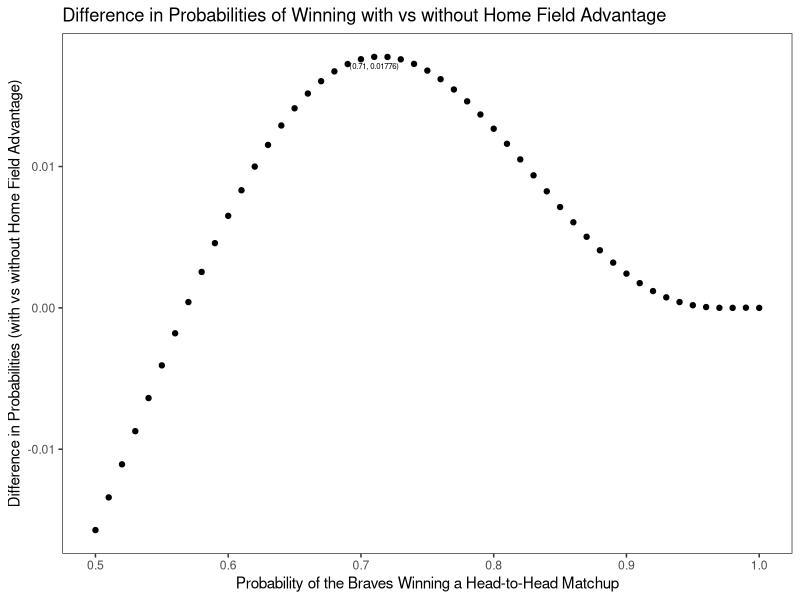
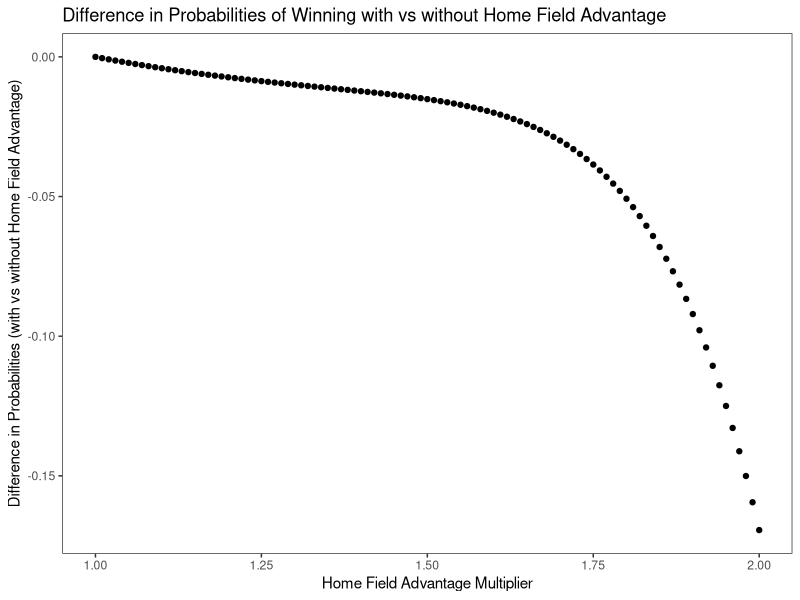

Here is the R script that generated these plots, in order:
## ---- chunk 1
knitr::opts_chunk$set(echo = TRUE)
## ---- chunk 2
library(tidyverse)
require(dplyr)
require(data.table)
# Get all possible outcomes
apo <- fread("all-possible-world-series-outcomes.csv")
head(apo)
## ---- chunk 3
# Home field indicator
hfi <- c(0,0,1,1,1,0,0) # {NYC, NYC, ATL, ATL, ATL, NYC, NYC} Set 0 for NYC, 1 for ATL

# P_B
pb <- 0.55
advantage_multiplier <- 1.1 # Set = 1 for no advantage
pbh <- 0.55*advantage_multiplier
pba <- 1 - (1 - 0.55)*advantage_multiplier
## ---- chunk 4
# Calculate the probability of each possible outcome
apo[, p := NA_real_] # Initialize new column in apo to store prob
for(i in 1:nrow(apo)){
  prob_game <- rep(1, 7)
  for(j in 1:7){
    p_win <- ifelse(hfi[j], pbh, pba)
    prob_game[j] <- case_when(
        apo[i,j,with=FALSE] == "W" ~ p_win
      , apo[i,j,with=FALSE] == "L" ~ 1 - p_win
      , TRUE ~ 1
    )
  }
  apo[i, p := prod(prob_game)] # Data.table syntax
}

# Sanity check: does sum(p) == 1?
#apo[, sum(p)] # This is data.table notation

# Probability of overall World Series outcomes with home advantage
ap_apo <- apo[, sum(p), overall_outcome] %>% filter(overall_outcome=="W")
ap_wha <- ap_apo$V1
ap_wha
## ---- chunk 5
# Probability of the Braves winning World Series without home advantage
ap_woha <- pnbinom(3,4,.55)
ap_woha
## ---- chunk 6
diff <- ap_wha-ap_woha
diff
## ---- chunk 7
set.seed(1)
times <- 100000
overall_outcome <- rep(NA, times)
for (i in 1:length(overall_outcome)){
  outcome <- rep(NA,7)
  for(j in 1:length(outcome)){
    p_win <- ifelse(hfi[j], pbh, pba)
    outcome[j] <- rbinom(1,1,p_win)
    if(sum(outcome,na.rm=T)==4){
      break
    }
    else if(sum(outcome==0,na.rm=T)==4){
      break
    }
  }
  overall_outcome[i] <- ifelse(sum(outcome,na.rm=T)==4, 1, 0)
}
sp_wha <- mean(overall_outcome)
sp_wha
## ---- chunk 8
set.seed(3)
times <- 100000
overall_outcome <- rep(NA, times)
for (i in 1:length(overall_outcome)){
  outcome <- rep(NA,7)
  for(j in 1:length(outcome)){
    outcome[j] <- rbinom(1,1,pb)
    if(sum(outcome,na.rm=T)==4){
      break
    }
    else if(sum(outcome==0,na.rm=T)==4){
      break
    }
  }
  overall_outcome[i] <- ifelse(sum(outcome,na.rm=T)==4, 1, 0)
}
sp_woha <- mean(overall_outcome)
sp_woha
## ---- chunk 9
aerr_wha<- abs(ap_wha-sp_wha)
print(paste0("absolute error with home advantage = ",aerr_wha))
re_wha <- aerr_wha/ap_wha
print(paste0("relative error with home advantage = ",re_wha))
## ---- chunk 10
aerr_woha<- abs(ap_woha-sp_woha)
print(paste0("absolute error without home advantage = ",aerr_woha))
re_woha <- aerr_woha/ap_woha
print(paste0("relative error without home advantage = ",re_woha))
## ---- chunk 11
pb <- seq(0.5,1,0.01)
opwha <- rep(NA, length(pb))
opwoha <- rep(NA, length(pb))
diff <- rep(NA, length(pb))
for (k in seq_along(pb)) {
  advantage_multiplier <- 1.1
  pbh <- pb[k] * advantage_multiplier
  pba <- 1 - (1 - pb[k]) * advantage_multiplier
  opwoha[k] <- pnbinom(3, 4, pb[k])
  # Calculate the probability of each possible outcome
apo[, p := NA_real_] # Initialize new column in apo to store prob
for(i in 1:nrow(apo)){
  prob_game <- rep(1, 7)
  for(j in 1:7){
    p_win <- ifelse(hfi[j], pbh, pba)
    prob_game[j] <- case_when(
        apo[i,j,with=FALSE] == "W" ~ p_win
      , apo[i,j,with=FALSE] == "L" ~ 1 - p_win
      , TRUE ~ 1
    )
  }
  apo[i, p := prod(prob_game)] # Data.table syntax
  }
  opwha[k] <- unlist(apo[, sum(p), overall_outcome][1][,2])
  diff[k] <- opwha[k] - opwoha[k]
}
#diff
#plot(pb,diff)
q4 <- data.frame(pb,diff)
max <- q4 %>% na.omit() %>% filter(diff==max(diff))
q4 %>% ggplot(aes(pb, diff)) +
   geom_point() +
   labs(x="Probability of the Braves Winning a Head-to-Head Matchup", y="Difference in Probabilities (with vs without Home Field Advantage)", title="Difference in Probabilities of Winning with vs without Home Field Advantage") +
   theme_bw() +
   theme(panel.grid.major=element_blank(), panel.grid.minor = element_blank()) +
   geom_text(data=max, label=paste0("(",max$pb,", ",round(max$diff,5), ")"), vjust=2, size=2)
## ---- chunk 12
advantage_multiplier <- seq(1,2,0.01)
opwha <- rep(NA, length(advantage_multiplier))
opwoha <- rep(NA, length(advantage_multiplier))
diff <- rep(NA, length(advantage_multiplier))
for (k in seq_along(advantage_multiplier)) {
  pb <- 0.55
  pbh <- pb * advantage_multiplier[k]
  pba <- 1 - (1 - pb) * advantage_multiplier[k]
  opwoha[k] <- pnbinom(3, 4, pb)
  # Calculate the probability of each possible outcome
apo[, p := NA_real_] # Initialize new column in apo to store prob
for(i in 1:nrow(apo)){
  prob_game <- rep(1, 7)
  for(j in 1:7){
    p_win <- ifelse(hfi[j], pbh, pba)
    prob_game[j] <- case_when(
        apo[i,j,with=FALSE] == "W" ~ p_win
      , apo[i,j,with=FALSE] == "L" ~ 1 - p_win
      , TRUE ~ 1
    )
  }
  apo[i, p := prod(prob_game)] # Data.table syntax
  }
  opwha[k] <- unlist(apo[, sum(p), overall_outcome][1][,2])
  diff[k] <- opwha[k] - opwoha[k]
}
#diff
#plot(advantage_multiplier,diff)
q5 <- data.frame(advantage_multiplier,diff)
q5 %>% ggplot(aes(advantage_multiplier, diff)) +
   geom_point() +
   labs(x="Home Field Advantage Multiplier", y="Difference in Probabilities (with vs without Home Field Advantage)", title="Difference in Probabilities of Winning with vs without Home Field Advantage") +
   theme_bw() +
   theme(panel.grid.major=element_blank(), panel.grid.minor = element_blank())
